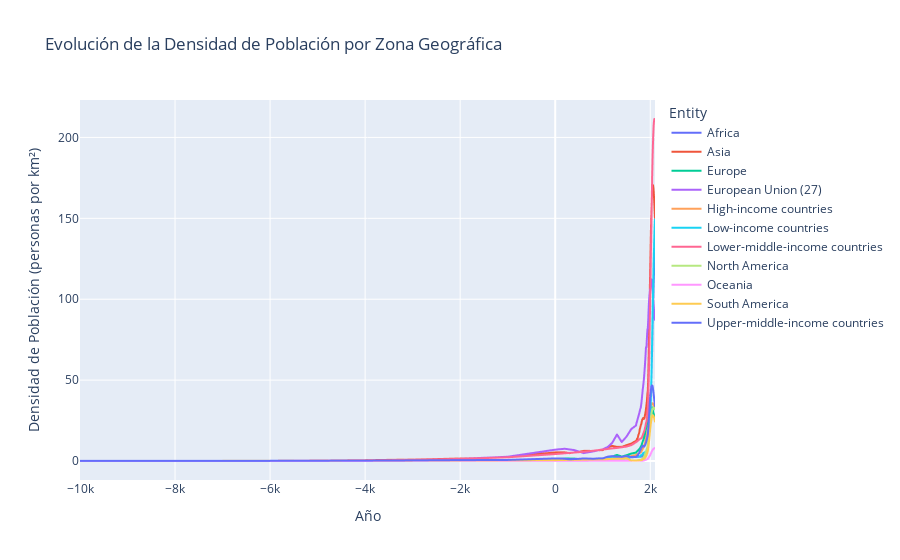

The code cell stored with this chart in its notebook:
### Code cell
fig = px.line(df_continentes, x='Year', y='Population density', color='Entity', 
              title='Evolución de la Densidad de Población por Zona Geográfica',
              labels={'Population density': 'Densidad de Población (personas por km²)', 'Year': 'Año'})

# Mostrar la gráfica
fig.show()

### Figure 1 — Plotly figure (JSON) as saved in the notebook; plotly's stock layout.template omitted (floating-point values rounded to 4 significant figures; data arrays with more than 128 entries replaced by an {"elided": "..."} marker saying what was removed)
{"data": [{"hovertemplate": "Entity=Africa<br>Año=%{x}<br>Densidad de Población (personas por km²)=%{y}<extra></extra>", "legendgroup": "Africa", "line": {"color": "#636efa", "dash": "solid"}, "marker": {"symbol": "circle"}, "mode": "lines", "name": "Africa", "showlegend": true, "type": "scattergl", "x": {"elided": "338 int values"}, "xaxis": "x", "y": {"elided": "338 float values"}, "yaxis": "y"}, {"hovertemplate": "Entity=Asia<br>Año=%{x}<br>Densidad de Población (personas por km²)=%{y}<extra></extra>", "legendgroup": "Asia", "line": {"color": "#EF553B", "dash": "solid"}, "marker": {"symbol": "circle"}, "mode": "lines", "name": "Asia", "showlegend": true, "type": "scattergl", "x": {"elided": "338 int values"}, "xaxis": "x", "y": {"elided": "338 float values"}, "yaxis": "y"}, {"hovertemplate": "Entity=Europe<br>Año=%{x}<br>Densidad de Población (personas por km²)=%{y}<extra></extra>", "legendgroup": "Europe", "line": {"color": "#00cc96", "dash": "solid"}, "marker": {"symbol": "circle"}, "mode": "lines", "name": "Europe", "showlegend": true, "type": "scattergl", "x": {"elided": "338 int values"}, "xaxis": "x", "y": {"elided": "338 float values"}, "yaxis": "y"}, {"hovertemplate": "Entity=European Union (27)<br>Año=%{x}<br>Densidad de Población (personas por km²)=%{y}<extra></extra>", "legendgroup": "European Union (27)", "line": {"color": "#ab63fa", "dash": "solid"}, "marker": {"symbol": "circle"}, "mode": "lines", "name": "European Union (27)", "showlegend": true, "type": "scattergl", "x": {"elided": "338 int values"}, "xaxis": "x", "y": {"elided": "338 float values"}, "yaxis": "y"}, {"hovertemplate": "Entity=High-income countries<br>Año=%{x}<br>Densidad de Población (personas por km²)=%{y}<extra></extra>", "legendgroup": "High-income countries", "line": {"color": "#FFA15A", "dash": "solid"}, "marker": {"symbol": "circle"}, "mode": "lines", "name": "High-income countries", "showlegend": true, "type": "scattergl", "x": {"elided": "338 int values"}, "xaxis": "x", "y": {"elided": "338 float values"}, "yaxis": "y"}, {"hovertemplate": "Entity=Low-income countries<br>Año=%{x}<br>Densidad de Población (personas por km²)=%{y}<extra></extra>", "legendgroup": "Low-income countries", "line": {"color": "#19d3f3", "dash": "solid"}, "marker": {"symbol": "circle"}, "mode": "lines", "name": "Low-income countries", "showlegend": true, "type": "scattergl", "x": {"elided": "338 int values"}, "xaxis": "x", "y": {"elided": "338 float values"}, "yaxis": "y"}, {"hovertemplate": "Entity=Lower-middle-income countries<br>Año=%{x}<br>Densidad de Población (personas por km²)=%{y}<extra></extra>", "legendgroup": "Lower-middle-income countries", "line": {"color": "#FF6692", "dash": "solid"}, "marker": {"symbol": "circle"}, "mode": "lines", "name": "Lower-middle-income countries", "showlegend": true, "type": "scattergl", "x": {"elided": "338 int values"}, "xaxis": "x", "y": {"elided": "338 float values"}, "yaxis": "y"}, {"hovertemplate": "Entity=North America<br>Año=%{x}<br>Densidad de Población (personas por km²)=%{y}<extra></extra>", "legendgroup": "North America", "line": {"color": "#B6E880", "dash": "solid"}, "marker": {"symbol": "circle"}, "mode": "lines", "name": "North America", "showlegend": true, "type": "scattergl", "x": {"elided": "338 int values"}, "xaxis": "x", "y": {"elided": "338 float values"}, "yaxis": "y"}, {"hovertemplate": "Entity=Oceania<br>Año=%{x}<br>Densidad de Población (personas por km²)=%{y}<extra></extra>", "legendgroup": "Oceania", "line": {"color": "#FF97FF", "dash": "solid"}, "marker": {"symbol": "circle"}, "mode": "lines", "name": "Oceania", "showlegend": true, "type": "scattergl", "x": {"elided": "338 int values"}, "xaxis": "x", "y": {"elided": "338 float values"}, "yaxis": "y"}, {"hovertemplate": "Entity=South America<br>Año=%{x}<br>Densidad de Población (personas por km²)=%{y}<extra></extra>", "legendgroup": "South America", "line": {"color": "#FECB52", "dash": "solid"}, "marker": {"symbol": "circle"}, "mode": "lines", "name": "South America", "showlegend": true, "type": "scattergl", "x": {"elided": "338 int values"}, "xaxis": "x", "y": {"elided": "338 float values"}, "yaxis": "y"}, {"hovertemplate": "Entity=Upper-middle-income countries<br>Año=%{x}<br>Densidad de Población (personas por km²)=%{y}<extra></extra>", "legendgroup": "Upper-middle-income countries", "line": {"color": "#636efa", "dash": "solid"}, "marker": {"symbol": "circle"}, "mode": "lines", "name": "Upper-middle-income countries", "showlegend": true, "type": "scattergl", "x": {"elided": "338 int values"}, "xaxis": "x", "y": {"elided": "338 float values"}, "yaxis": "y"}], "layout": {"legend": {"title": {"text": "Entity"}, "tracegroupgap": 0}, "title": {"text": "Evolución de la Densidad de Población por Zona Geográfica"}, "xaxis": {"anchor": "y", "domain": [0, 1], "title": {"text": "Año"}}, "yaxis": {"anchor": "x", "domain": [0, 1], "title": {"text": "Densidad de Población (personas por km²)"}}}}
